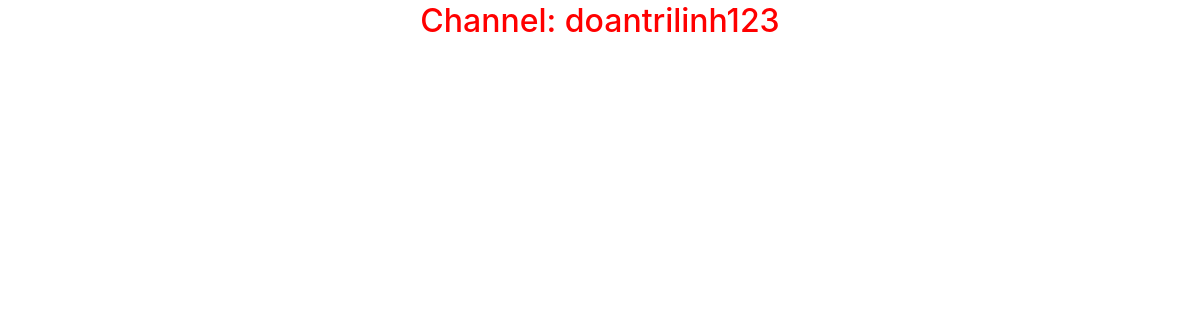
Page /c/doantrilinh123 on the earlier database version.
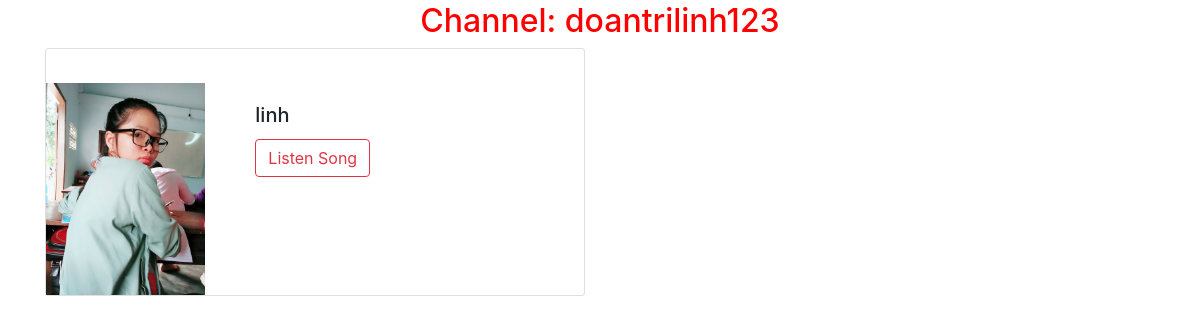
Same page on the later database version.
### musicbeats/models.py (models this page shows, shortened)
class Song_channel(models.Model):
    song_id = models.AutoField(primary_key=True)
    name = models.CharField(max_length=200)
    singer = models.CharField(max_length=200)
    image = models.ImageField(upload_to='images')
    song = models.FileField(upload_to='images')

### musicbeats/views.py (the view)
# urls.py: path('c/<str:channel>',views.channel,name="channel"),
def channel(request,channel):
    chan = Channel.objects.filter(name=channel).first()
    video_ids = str(chan.music).split(" ")[1:]
    preserved = Case(*[When(pk=pk, then=pos) for pos, pk in enumerate(video_ids)])
    song = Song_channel.objects.filter(song_id__in=video_ids).order_by(preserved)
    return render(request,'musicbeats/channel.html',{'channel':chan,'song_channel':song})

### musicbeats/templates/musicbeats/channel.html (shortened to what this page needs)
<head>
    <link rel="stylesheet" href="https://stackpath.bootstrapcdn.com/bootstrap/4.3.1/css/bootstrap.min.css"
>
  </head>
{% block body %}
    <h2 style="text-align: center; padding-top: 2; color: red ;"> Channel: {{ channel.name }} </h2>
<body>
<div class="container">
    {% for i in song_channel  %}
    <div class="card mb-3" style="max-width: 540px; padding-top: 3%;">
        <div class="row g-0">
            <div class="col-md-4">
                <img src="{{ i.image.url }}" class="img-fluid rounded-start" alt="...">
            </div>
            <div class="col-md-8">
                <div class="card-body">
                    <h5 class="card-title">{{ i.name }}</h5>
                    <a href="/song_channel/{{ i.song_id }}"><button class="btn btn-outline-danger">Listen Song </button></a>
            </div>
        </div>
    </div>
    {% endfor %}
</div>
{% endblock %}
</body>

Differences in the rows shown:
added Song_channel: image (picture), name "linh"
